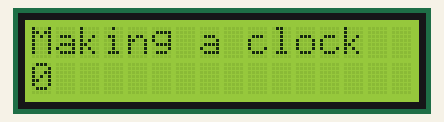
A sketch run on a simulated Arduino Uno, built with avr-gcc and run on an emulated ATmega328P. On the bench: 16×2 character LCD. What the sketch prints to the serial monitor is not drawn.

Above: at 0.1 s.
At 4.1 s:
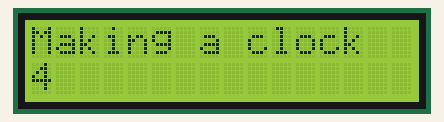
At 9.1 s:
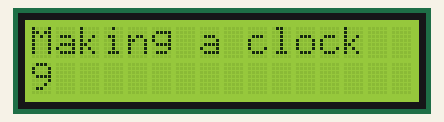
At 19.2 s:
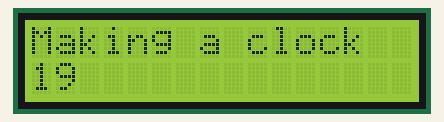
At 28.2 s:
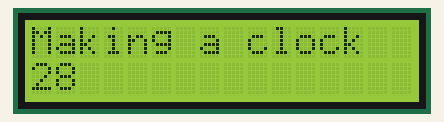
At 38.2 s:
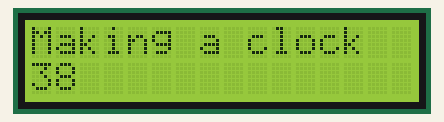

Measured:
- what the display in image 1 shows lasts 1.0 s, from 4.1 s to 5.1 s

The sketch:

Alarm_Clock.ino
```cpp
//Code Written By RAJDEEP BARUAH

#include <LiquidCrystal.h>
LiquidCrystal lcd(12,11,5,4,3,2);
unsigned long int sec;
void setup() {
  // put your setup code here, to run once:
  Serial.begin(9600);
  lcd.begin(16,2);
}

void loop() {
  // put your main code here, to run repeatedly:
  sec=millis()/1000;
  Serial.println(sec);
  lcd.setCursor(0,0);
  lcd.print("Making a clock");
  lcd.setCursor(0,1);
  lcd.print(sec);
  delay(1000);

}
```
